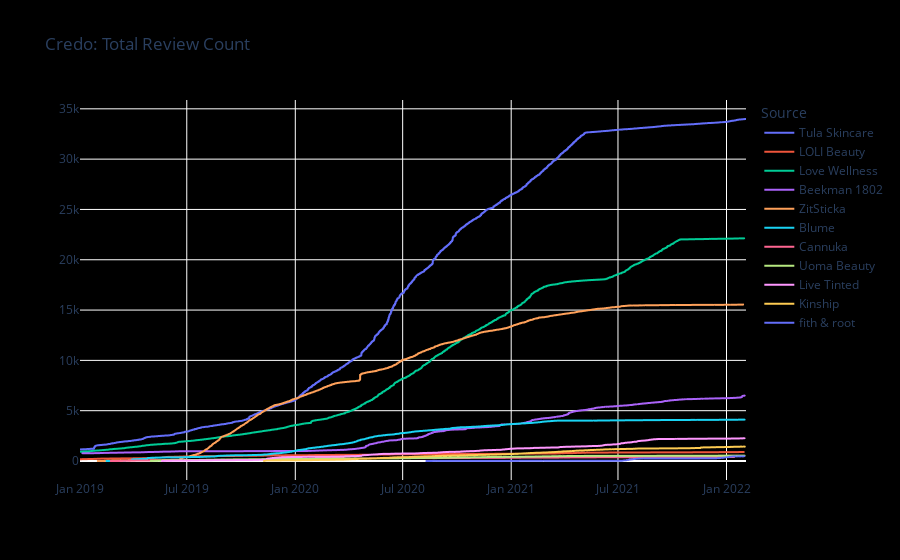

The code cell stored with this chart in its notebook:
### Code cell
ulta_data_fig = px.line(ulta_data, x="review_date", y="cumulative", color='Brand', title = "Credo: Total Review Count")

ulta_data_fig.update_layout(xaxis_title = "", yaxis_title = "",paper_bgcolor='rgb(0,0,0,0)',plot_bgcolor='rgba(0,0,0,0)', legend_title = "Source",legend = dict(bgcolor = 'rgba(0,0,0,0)'))

ulta_data_fig.show()

### Figure 1 — Plotly figure (JSON) as saved in the notebook; plotly's stock layout.template omitted (floating-point values rounded to 4 significant figures; data arrays with more than 128 entries replaced by an {"elided": "..."} marker saying what was removed)
{"data": [{"hovertemplate": "Brand=Tula Skincare<br>review_date=%{x}<br>cumulative=%{y}<extra></extra>", "legendgroup": "Tula Skincare", "line": {"color": "#636efa", "dash": "solid"}, "marker": {"symbol": "circle"}, "mode": "lines", "name": "Tula Skincare", "showlegend": true, "type": "scattergl", "x": {"elided": "5811 str values"}, "xaxis": "x", "y": {"elided": "5811 int values"}, "yaxis": "y"}, {"hovertemplate": "Brand=LOLI Beauty<br>review_date=%{x}<br>cumulative=%{y}<extra></extra>", "legendgroup": "LOLI Beauty", "line": {"color": "#EF553B", "dash": "solid"}, "marker": {"symbol": "circle"}, "mode": "lines", "name": "LOLI Beauty", "showlegend": true, "type": "scattergl", "x": {"elided": "458 str values"}, "xaxis": "x", "y": {"elided": "458 int values"}, "yaxis": "y"}, {"hovertemplate": "Brand=Love Wellness<br>review_date=%{x}<br>cumulative=%{y}<extra></extra>", "legendgroup": "Love Wellness", "line": {"color": "#00cc96", "dash": "solid"}, "marker": {"symbol": "circle"}, "mode": "lines", "name": "Love Wellness", "showlegend": true, "type": "scattergl", "x": {"elided": "1992 str values"}, "xaxis": "x", "y": {"elided": "1992 int values"}, "yaxis": "y"}, {"hovertemplate": "Brand=Beekman 1802<br>review_date=%{x}<br>cumulative=%{y}<extra></extra>", "legendgroup": "Beekman 1802", "line": {"color": "#ab63fa", "dash": "solid"}, "marker": {"symbol": "circle"}, "mode": "lines", "name": "Beekman 1802", "showlegend": true, "type": "scattergl", "x": {"elided": "4433 str values"}, "xaxis": "x", "y": {"elided": "4433 int values"}, "yaxis": "y"}, {"hovertemplate": "Brand=ZitSticka<br>review_date=%{x}<br>cumulative=%{y}<extra></extra>", "legendgroup": "ZitSticka", "line": {"color": "#FFA15A", "dash": "solid"}, "marker": {"symbol": "circle"}, "mode": "lines", "name": "ZitSticka", "showlegend": true, "type": "scattergl", "x": {"elided": "1832 str values"}, "xaxis": "x", "y": {"elided": "1832 int values"}, "yaxis": "y"}, {"hovertemplate": "Brand=Blume<br>review_date=%{x}<br>cumulative=%{y}<extra></extra>", "legendgroup": "Blume", "line": {"color": "#19d3f3", "dash": "solid"}, "marker": {"symbol": "circle"}, "mode": "lines", "name": "Blume", "showlegend": true, "type": "scattergl", "x": {"elided": "756 str values"}, "xaxis": "x", "y": {"elided": "756 int values"}, "yaxis": "y"}, {"hovertemplate": "Brand=Cannuka<br>review_date=%{x}<br>cumulative=%{y}<extra></extra>", "legendgroup": "Cannuka", "line": {"color": "#FF6692", "dash": "solid"}, "marker": {"symbol": "circle"}, "mode": "lines", "name": "Cannuka", "showlegend": true, "type": "scattergl", "x": {"elided": "401 str values"}, "xaxis": "x", "y": {"elided": "401 int values"}, "yaxis": "y"}, {"hovertemplate": "Brand=Uoma Beauty<br>review_date=%{x}<br>cumulative=%{y}<extra></extra>", "legendgroup": "Uoma Beauty", "line": {"color": "#B6E880", "dash": "solid"}, "marker": {"symbol": "circle"}, "mode": "lines", "name": "Uoma Beauty", "showlegend": true, "type": "scattergl", "x": {"elided": "535 str values"}, "xaxis": "x", "y": {"elided": "535 int values"}, "yaxis": "y"}, {"hovertemplate": "Brand=Live Tinted<br>review_date=%{x}<br>cumulative=%{y}<extra></extra>", "legendgroup": "Live Tinted", "line": {"color": "#FF97FF", "dash": "solid"}, "marker": {"symbol": "circle"}, "mode": "lines", "name": "Live Tinted", "showlegend": true, "type": "scattergl", "x": {"elided": "607 str values"}, "xaxis": "x", "y": {"elided": "607 int values"}, "yaxis": "y"}, {"hovertemplate": "Brand=Kinship<br>review_date=%{x}<br>cumulative=%{y}<extra></extra>", "legendgroup": "Kinship", "line": {"color": "#FECB52", "dash": "solid"}, "marker": {"symbol": "circle"}, "mode": "lines", "name": "Kinship", "showlegend": true, "type": "scattergl", "x": {"elided": "853 str values"}, "xaxis": "x", "y": {"elided": "853 int values"}, "yaxis": "y"}, {"hovertemplate": "Brand=fith & root<br>review_date=%{x}<br>cumulative=%{y}<extra></extra>", "legendgroup": "fith & root", "line": {"color": "#636efa", "dash": "solid"}, "marker": {"symbol": "circle"}, "mode": "lines", "name": "fith & root", "showlegend": true, "type": "scattergl", "x": {"elided": "473 str values"}, "xaxis": "x", "y": {"elided": "473 int values"}, "yaxis": "y"}], "layout": {"autosize": true, "legend": {"bgcolor": "rgba(0, 0, 0, 0)", "title": {"text": "Source"}, "tracegroupgap": 0}, "paper_bgcolor": "rgb(0,0,0,0)", "plot_bgcolor": "rgba(0, 0, 0, 0)", "title": {"text": "Credo: Total Review Count"}, "xaxis": {"anchor": "y", "autorange": true, "domain": [0, 1], "range": ["2019-01-01", "2022-02-03 01:01:23.831"], "title": {"text": ""}, "type": "date"}, "yaxis": {"anchor": "x", "autorange": true, "domain": [0, 1], "range": [-1887.0, 35880.0], "title": {"text": ""}, "type": "linear"}}}
